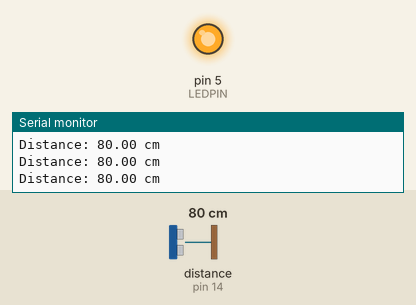
Simulated run of this sketch. Board: Arduino Uno, built with avr-gcc and run on an emulated ATmega328P. Parts: output pins drawn as LEDs (lit = HIGH), the last lines printed to the serial monitor. Wiring (inferred from the names in the program): ultrasonic range finder: trigger pin 12; echo pin 14. Dashed ring = blinking. The test bench sets the inputs (shaded band); at power-on: distance to the obstacle (sensor on pin 14) 80 cm. The echo pulse lasts 58.3 µs per cm; pins used as bus, display or sensor lines are not drawn.

Above: at 1.2 s.
1.3 s: distance to the obstacle (sensor on pin 14) set to 2 cm
At 4.23 s:
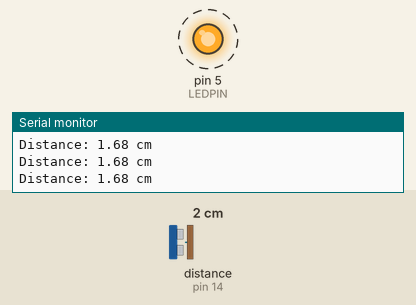
4.3 s: distance to the obstacle (sensor on pin 14) set to 18 cm
At 4.76 s:
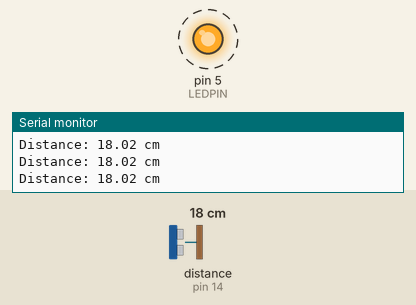
7.3 s: distance to the obstacle (sensor on pin 14) set to 97 cm
10.3 s: distance to the obstacle (sensor on pin 14) set to 103 cm
Timing chart, 0 to 14.3 s (numbered marks = the images above; inputs shaded):
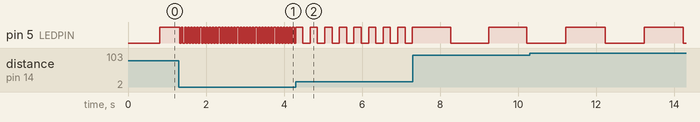

Measured:
- after the input at 1.3 s, pin 5 (LEDPIN): alternates HIGH for 0.04 s and LOW for 0.04 s, starting at once
- after the input at 4.3 s, pin 5 (LEDPIN): alternates HIGH for 0.19 s and LOW for 0.19 s, starting after 0.18 s

The sketch:

Task6_Ultrasonic_LED.ino
```cpp
#define TRIGPIN 12
#define ECHOPIN 14
#define LEDPIN 5

#define MIN_DISTANCE 2     // cm, closest distance we care about
#define MAX_DISTANCE 100   // cm, farthest distance we care about
#define MIN_BLINK_INTERVAL 50    // ms, fastest blink (when close)
#define MAX_BLINK_INTERVAL 2000  // ms, slowest blink (when far)

unsigned long lastToggleTime = 0;
bool ledState = LOW;
unsigned long blinkInterval = MAX_BLINK_INTERVAL;

void setup() {
  Serial.begin(9600);
  pinMode(TRIGPIN, OUTPUT);
  pinMode(ECHOPIN, INPUT);
  pinMode(LEDPIN, OUTPUT);
}

void loop() {
  // send a 10us pulse on TRIG to trigger a measurement
  digitalWrite(TRIGPIN, LOW);
  delayMicroseconds(2);
  digitalWrite(TRIGPIN, HIGH);
  delayMicroseconds(10);
  digitalWrite(TRIGPIN, LOW);

  // measure how long ECHO stays HIGH, convert to distance in cm (with a 30ms timeout)
  long duration = pulseIn(ECHOPIN, HIGH, 30000);
  float distanceCm = duration * 0.0343 / 2;

  if (distanceCm > 0) {
    Serial.print("Distance: ");
    Serial.print(distanceCm);
    Serial.println(" cm");

    // closer object -> smaller blinkInterval -> faster blinking
    float clamped = constrain(distanceCm, MIN_DISTANCE, MAX_DISTANCE);
    float ratio = (clamped - MIN_DISTANCE) / (float)(MAX_DISTANCE - MIN_DISTANCE);
    blinkInterval = MIN_BLINK_INTERVAL + ratio * (MAX_BLINK_INTERVAL - MIN_BLINK_INTERVAL);
  }

  // non-blocking blink: toggle the LED once blinkInterval/2 has passed
  unsigned long now = millis();
  if (now - lastToggleTime >= blinkInterval / 2) {
    ledState = !ledState;
    digitalWrite(LEDPIN, ledState);
    lastToggleTime = now;
  }
}
```
